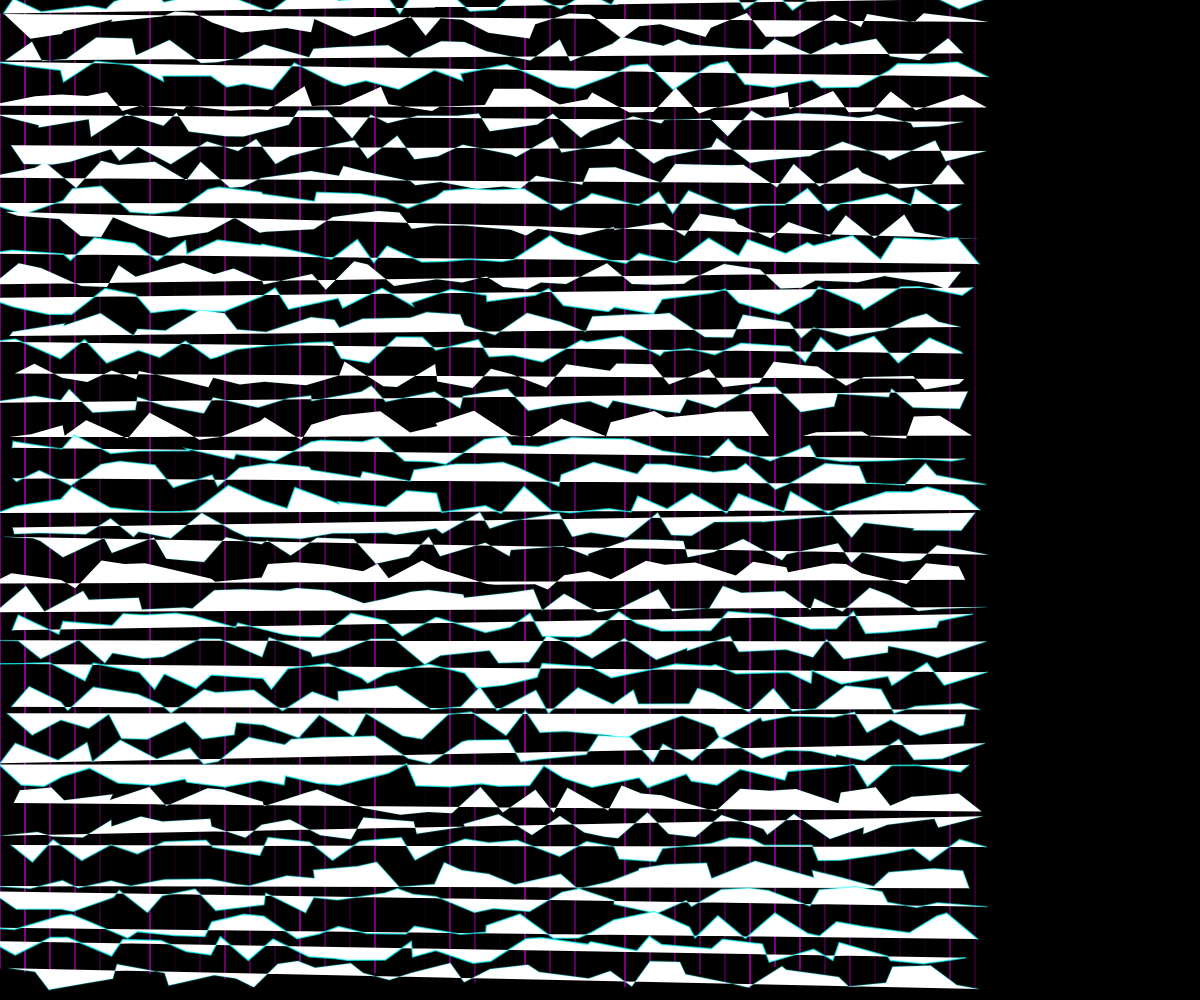
Frame 1 (no input)
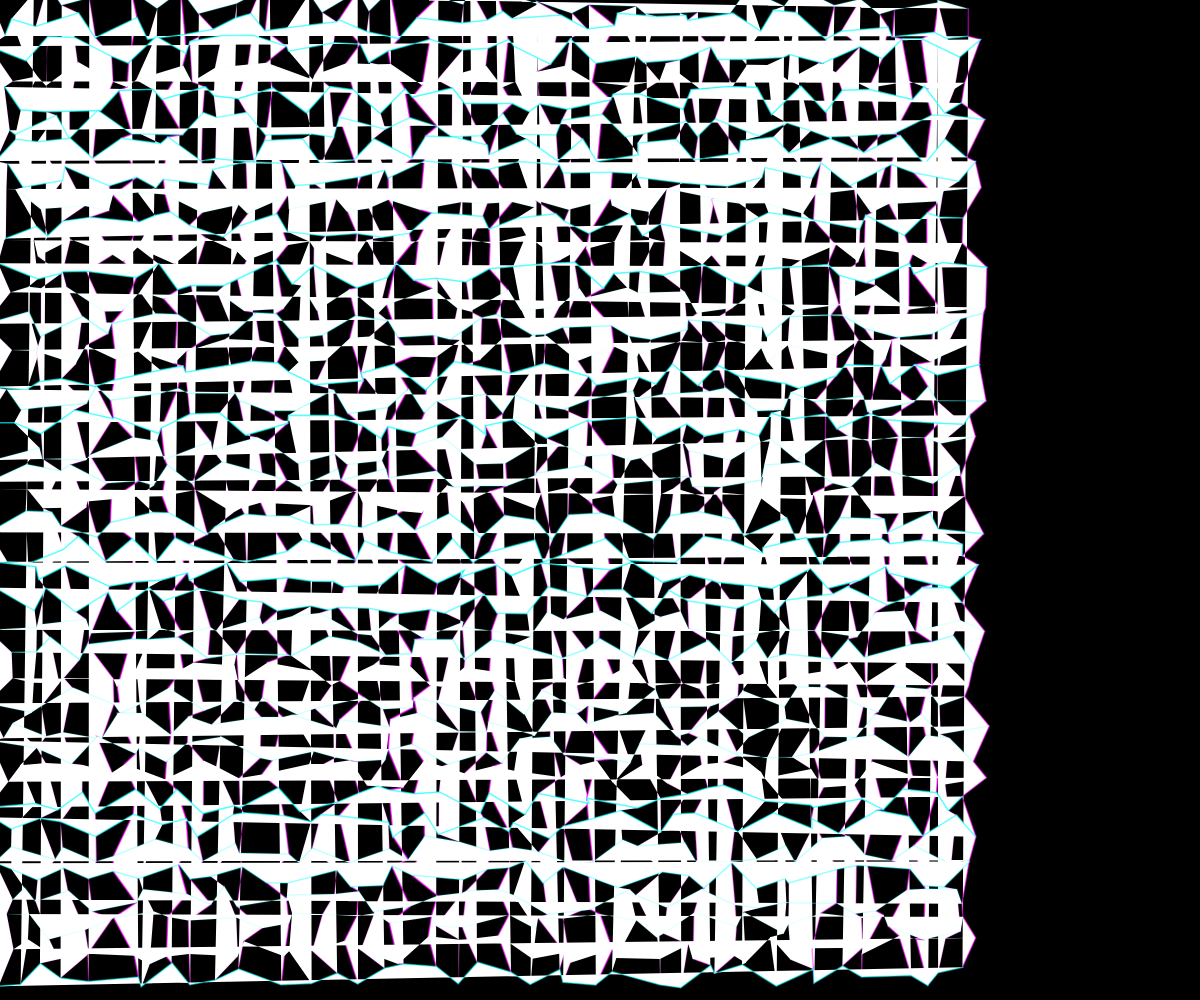
Frame 60 (no input)
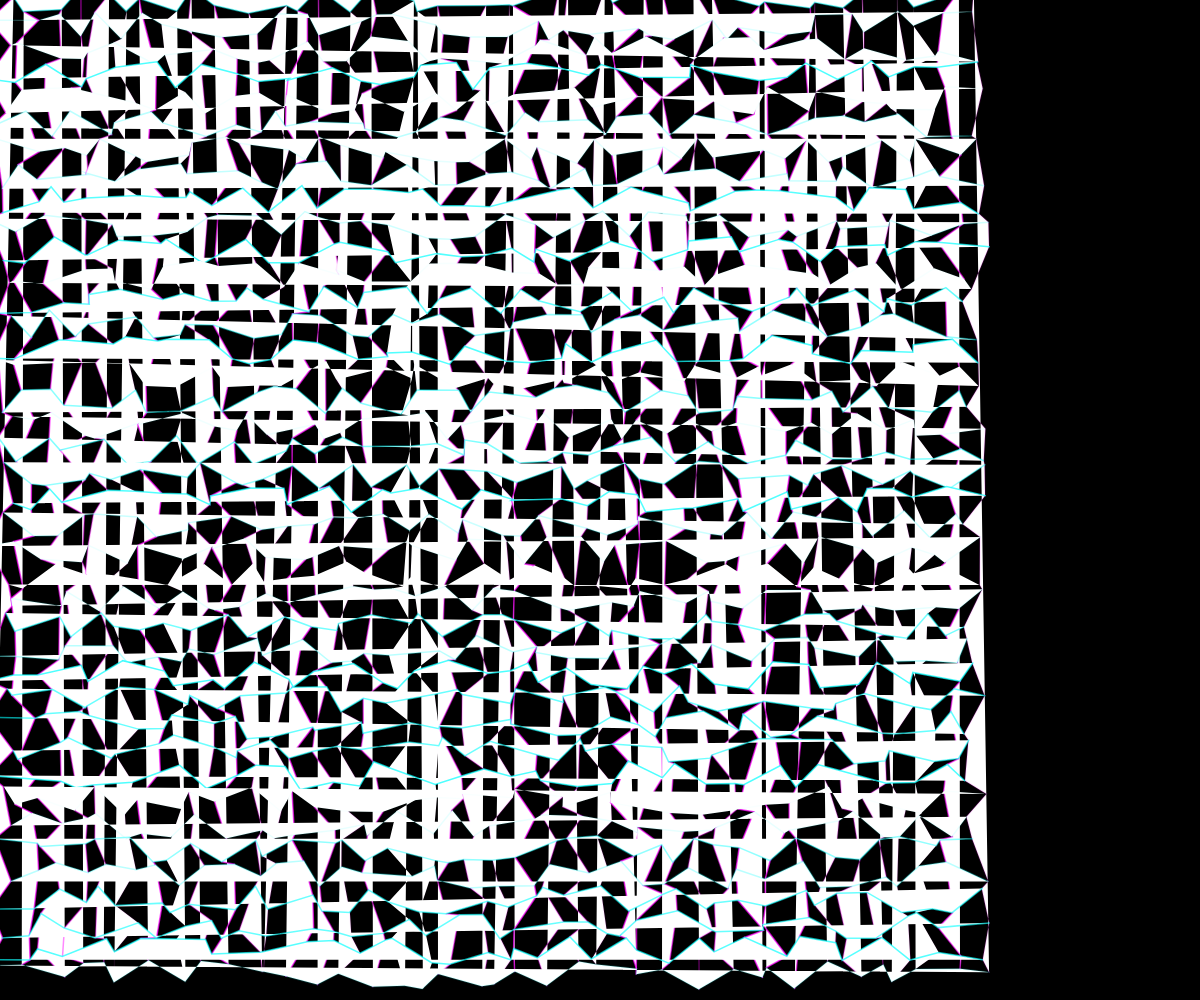
Frame 120 (the mouse pressed at the canvas centre since frame 60)

The p5.js sketch that drew these frames (run headless with seeded random() and noise() and a simulated clock; from frame 60 on, the mouse is pressed at the canvas centre):

// p5.js sketch
// ── sketch.js
let grid = [];
let gridSize = 40;
let cellSize;
let time = 0;

function setup() {
  createCanvas(windowWidth, windowHeight);
  cellSize = min(width, height) / gridSize;
  
  // Initialize grid points
  for (let i = 0; i < gridSize; i++) {
    grid[i] = [];
    for (let j = 0; j < gridSize; j++) {
      grid[i][j] = {
        x: i * cellSize,
        y: j * cellSize,
        baseY: j * cellSize,
        pulse: random(TWO_PI),
        wavePhase: random(TWO_PI),
        intensity: random(0.7, 1)
      };
    }
  }
}

function draw() {
  background(0);
  time += 0.02;
  
  // Draw connections
  strokeWeight(1.5);
  
  // Draw vertical lines with wave distortion
  for (let i = 0; i < gridSize; i++) {
    beginShape();
    for (let j = 0; j < gridSize; j++) {
      let point = grid[i][j];
      
      // Apply wave distortion to vertical lines
      let wave = sin(time + point.wavePhase) * 15 * point.intensity;
      point.y = point.baseY + wave;
      
      // Apply pulsing effect
      let pulse = sin(time + point.pulse) * 0.5 + 0.5;
      
      // Draw vertical lines with magenta glow
      stroke(255, 0, 255, 180 * pulse);
      vertex(point.x, point.y);
    }
    endShape();
  }
  
  // Draw horizontal lines with wave distortion
  for (let j = 0; j < gridSize; j++) {
    beginShape();
    for (let i = 0; i < gridSize; i++) {
      let point = grid[i][j];
      
      // Apply wave distortion to horizontal lines
      let wave = sin(time + point.wavePhase + PI/2) * 15 * point.intensity;
      point.x = i * cellSize + wave;
      
      // Apply pulsing effect
      let pulse = sin(time + point.pulse) * 0.5 + 0.5;
      
      // Draw horizontal lines with cyan glow
      stroke(0, 255, 255, 180 * pulse);
      vertex(point.x, point.y);
    }
    endShape();
  }
  
  // Update points for pulsing and wave effects
  for (let i = 0; i < gridSize; i++) {
    for (let j = 0; j < gridSize; j++) {
      grid[i][j].pulse += 0.03;
      grid[i][j].wavePhase += 0.02;
    }
  }
}

function windowResized() {
  resizeCanvas(windowWidth, windowHeight);
  cellSize = min(width, height) / gridSize;
}
